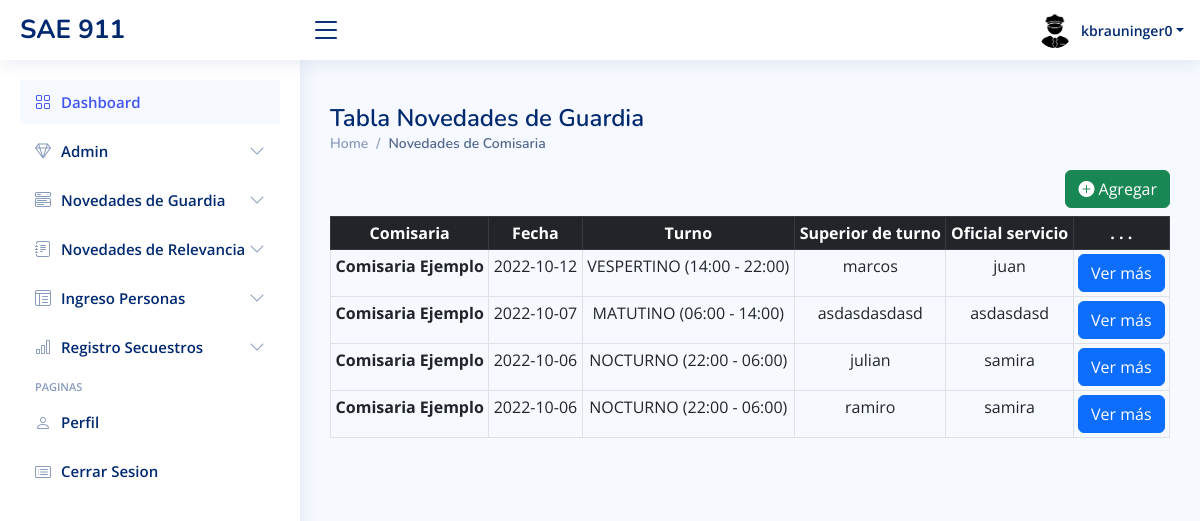
The page /novedades-tabla.php (signed in) on the database as committed earlier.
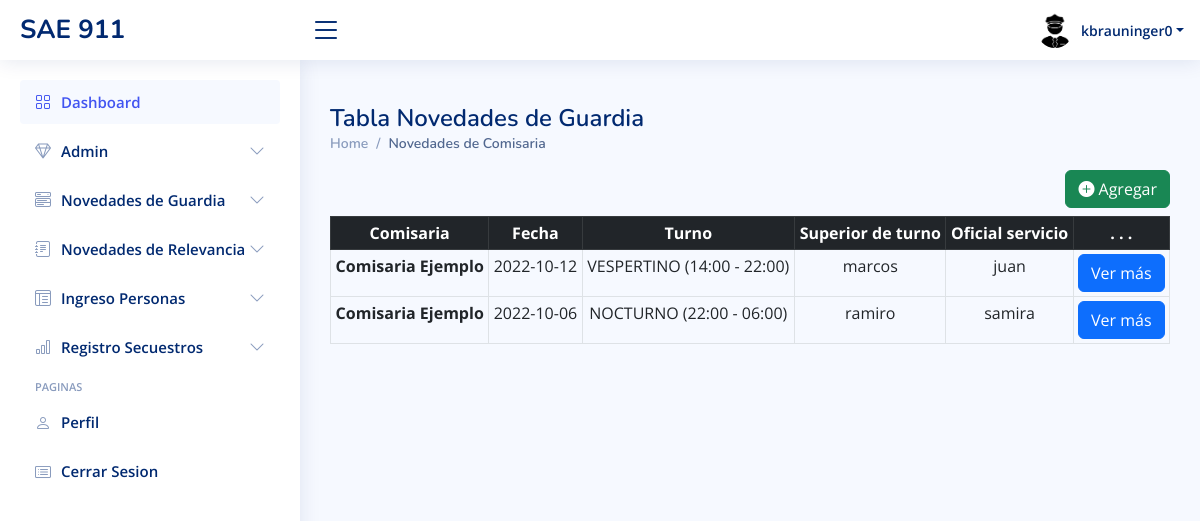
The same page on the database as committed later.
### tables this page shows
CREATE TABLE `novedades_de_guardia` (
  `id` int NOT NULL,
  `idUsuario` int NOT NULL,
  `idComisaria` int NOT NULL,
  `fecha` date NOT NULL,
  `turno` varchar(30) NOT NULL,
  `superior_de_turno` varchar(100) NOT NULL,
  `oficial_servicio` varchar(100) NOT NULL,
  `personas_de_guardia` int NOT NULL,
  `motoristas` int NOT NULL,
  `mov_funcionamiento` varchar(250) NOT NULL,
  `mov_fuera_de_servicio` varchar(250) NOT NULL,
  `detenidos_causa_federal` int NOT NULL,
  `detenidos_justicia_ordinaria` int NOT NULL,
  `arres_averiguacion_de_hecho` int NOT NULL,
  `aprehendidos` int NOT NULL,
  `arres_averiguacion_actividades` int NOT NULL,
  `arres_info_codigo_de_faltas` int NOT NULL,
  `demorados` int NOT NULL,
  `eliminado` tinyint NOT NULL DEFAULT '0'
);

### novedades-tabla.php (the view, shortened to what this page needs)
<?php
  include 'conexion.php';
  $nombreComisaria = "Comisaria Ejemplo";
  $consultaDatosNovedadesDeGuardia="SELECT * FROM novedades_de_guardia  WHERE (eliminado < 1)";
  $resultado=mysqli_query($conexion,$consultaDatosNovedadesDeGuardia);
?>
<!DOCTYPE html>
<html lang="en">
<head>
  <link href="assets/vendor/bootstrap/css/bootstrap.min.css" rel="stylesheet">
  <link href="assets/vendor/bootstrap-icons/bootstrap-icons.css" rel="stylesheet">
  <link href="assets/vendor/boxicons/css/boxicons.min.css" rel="stylesheet">
  <link href="assets/vendor/quill/quill.snow.css" rel="stylesheet">
  <link href="assets/vendor/quill/quill.bubble.css" rel="stylesheet">
  <link href="assets/vendor/remixicon/remixicon.css" rel="stylesheet">
  <link href="assets/vendor/simple-datatables/style.css" rel="stylesheet">
  <link href="assets/css/style.css" rel="stylesheet">
</head>
<body>
  <?php include("./template/dashboard.php")?>
  <?php  if($_SESSION['rol'] == 1){
      include ("./template/admin.php");
    }else{
      include ("./template/usuario.php");
    }
  ?>
  <main id="main" class="main">
    <div class="pagetitle">
        <h1>Tabla Novedades de Guardia</h1>
        <nav>
          <ol class="breadcrumb">
            <li class="breadcrumb-item"><a href="inicio-dashboard.html">Home</a></li>
            <li class="breadcrumb-item active">Novedades de Comisaria</li>
          </ol>
        </nav>
    </div>
    <button type="button" class="btn btn-success float-end mb-2" data-bs-toggle="modal" data-bs-target="#staticBackdrop">
      <i class="bi bi-plus-circle-fill"></i>
      Agregar
    </button>
    <table class="table table-sm table-hover table-bordered text-center">
      <thead class="table-dark">
        <tr>
          <th scope="col">Comisaria</th>
          <th scope="col">Fecha</th>
          <th scope="col">Turno</th>
          <th scope="col">Superior de turno</th>
          <th scope="col">Oficial servicio</th>
          <th scope="col">. . .</th>
        </tr>
      </thead>
      <tbody>
          <?php
            while ($row = $resultado->fetch_assoc()) {
          ?>
        <tr>
          <th scope="row"><?php echo $nombreComisaria;?></th>
          <td><?php echo $row['fecha'] ?></td>
          <td><?php echo $row['turno'] ?></td>
          <td><?php echo $row['superior_de_turno'] ?></td>
          <td><?php echo $row['oficial_servicio'] ?></td>
          <td>
            <a class="btn btn-primary" href="novedades-ver-mas.php?id=<?php echo $row['id']?>">Ver más</a>
          </td>
        </tr>
        <?php
            }
          ?>
      </tbody>
    </table>
  </main>
</body>
</html>

Rows that differ between the two databases and show on the page:
no longer on this page (row edited): novedades_de_guardia: fecha "2022-10-07", turno "MATUTINO (06:00 - 14:00)", superior_de_turno "asdasdasdasd", oficial_servicio "asdasdasd"
no longer on this page (row edited): novedades_de_guardia: fecha "2022-10-06", turno "NOCTURNO (22:00 - 06:00)", superior_de_turno "julian", oficial_servicio "samira"
